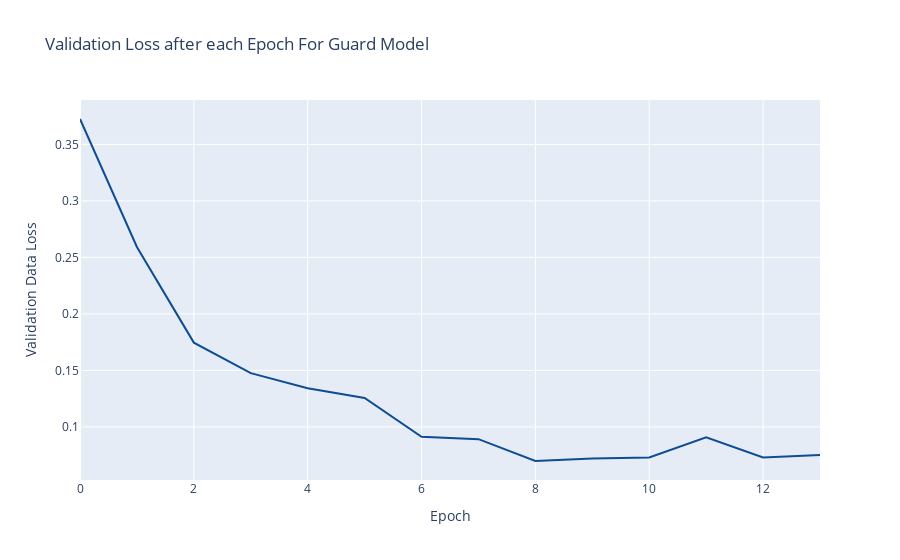

The cell this chart's notebook holds for it:
### Markdown cell above
### Graph Validation Scores

### Code cell
Gval_df = pd.DataFrame()
Gval_df["Validation Data Loss"] = val_lossG 
Gval_df["Validation Data Accuracy"] = val_accG 
Gval_df["Epoch"] = range(len(val_lossG))

fig = px.line(Gval_df,x="Epoch", y="Validation Data Loss", title='Validation Loss after each Epoch For Guard Model')
fig.update_traces(line_color='#0E4D92')
fig.show()

### Figure 1 — Plotly figure (JSON) as saved in the notebook; plotly's stock layout.template omitted (floating-point values rounded to 4 significant figures)
{"data": [{"hovertemplate": "Epoch=%{x}<br>Validation Data Loss=%{y}<extra></extra>", "legendgroup": "", "line": {"color": "#0E4D92", "dash": "solid"}, "marker": {"symbol": "circle"}, "mode": "lines", "name": "", "orientation": "v", "showlegend": false, "type": "scatter", "x": [0, 1, 2, 3, 4, 5, 6, 7, 8, 9, 10, 11, 12, 13], "xaxis": "x", "y": [0.3725, 0.2593, 0.1746, 0.1476, 0.1343, 0.1256, 0.09133, 0.08914, 0.06984, 0.07198, 0.07295, 0.0907, 0.07298, 0.0752], "yaxis": "y"}], "layout": {"legend": {"tracegroupgap": 0}, "title": {"text": "Validation Loss after each Epoch For Guard Model"}, "xaxis": {"anchor": "y", "domain": [0, 1], "title": {"text": "Epoch"}}, "yaxis": {"anchor": "x", "domain": [0, 1], "title": {"text": "Validation Data Loss"}}}}
